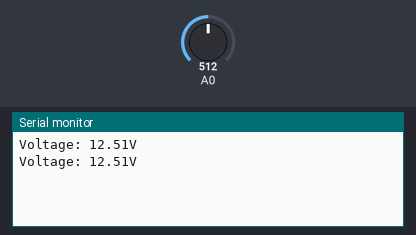
Bench run of a sketch on a simulated Arduino Uno, built with avr-gcc and run on an emulated ATmega328P. Shown: the last lines printed to the serial monitor. Inputs (shaded band) come from the test bench; at power-on: A0 = 512.

Above: at 1.8 s.
1.9 s: A0 set to 716
At 2.8 s:
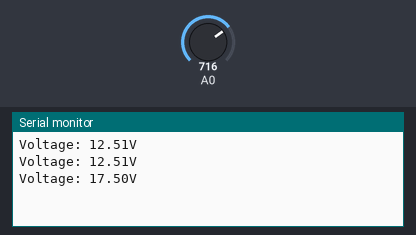
3.4 s: A0 set to 900
At 4.8 s:
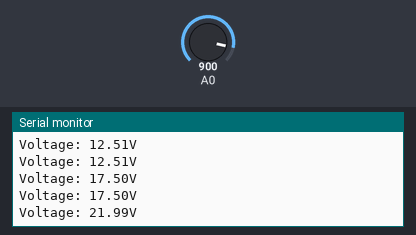
Timing chart, 0 to 6.4 s (numbered marks = the images above; inputs shaded):
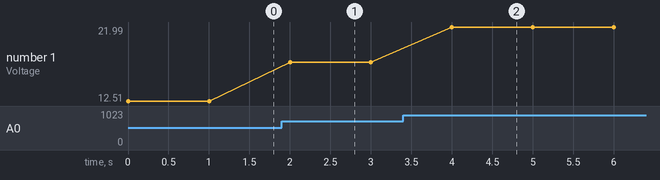

Measured:
- after the input at 1.9 s, the serial monitor: prints a new line after 0.10 s (image 1)
- after the input at 3.4 s, the serial monitor: prints a new line after 0.60 s (image 2)
- plotted number 1: 12.51 → 17.5 after the input at 1.9 s, 17.5 → 21.99 after the input at 3.4 s

The sketch:

FG.ino
```cpp
void setup() {
  Serial.begin(9600); // Initialize serial communication at 9600 baud rate
}

void loop() {
  int sensorValue = analogRead(A0); // Read the analog voltage from pin A0
  float voltage = sensorValue * (25/1023.0); // Convert the sensor value to voltage (assuming 5V reference voltage)

  Serial.print("Voltage: ");
  Serial.print(voltage);
  Serial.println("V");

  delay(1000); // Wait for 1 second before taking another reading
}
```
